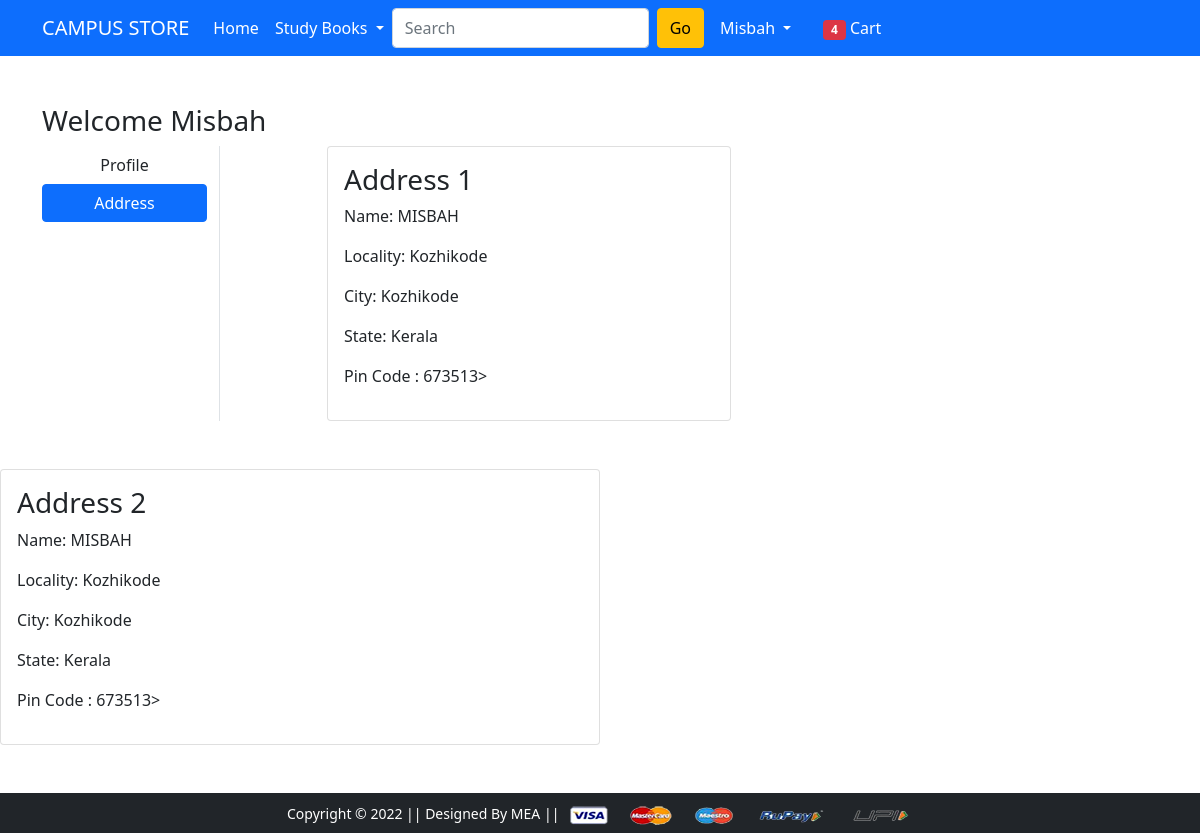
The app's page /address/ (signed in) with its own data.
### app/models.py (models this page shows, shortened)
class Customer(models.Model):
    user = models.ForeignKey(User,on_delete=models.CASCADE)
    name = models.CharField(max_length=200)
    locality = models.CharField(max_length=100)
    city = models.CharField(max_length=20)
    zipcode = models.IntegerField()
    state = models.CharField(choices=STATE_CHOICES,max_length=50)

### app/views.py (the view)
# urls.py: path('address/', views.address, name='address'),
def address(request):
    add = Customer.objects.filter(user=request.user)
    return render(request, 'app/address.html',{'add':add,'active':'btn-primary'})

### app/templates/app/address.html (shortened to what this page needs)
{% extends 'app/base.html' %}
{% load static %}
{% block main-content %}
<div class="container my-5">
 <div class="row">
  <h3>Welcome <span class="text-capitalize">{{request.user}} </span></h3>
  <div class="col-sm-2 border-end">
   <ul class="list-unstyled">
    <li class="d-grid"><a href="{% url 'profile' %}" class="btn">Profile</a></li>
    <li class="d-grid"><a href="{% url 'address' %}" class="btn {{active}}">Address</a></li>
   </ul>
  </div>
  <div class="col-sm-9 offset-sm-1">
   <div class="row">
    {% for ad in add %}
    <div class="col-sm-6">
     <div class="card">
      <div class="card-body">
       <h3>Address {{forloop.counter}}</h3>
       <p>Name: {{ad.name}}</p>
       <p>Locality: {{ad.locality}}</p>
       <p>City: {{ad.city}}</p>
       <p>State: {{ad.state}}</p>
       <p>Pin Code : {{ad.zipcode}}></p>
      </div>
     </div>
    </div>
   </div>
  </div>
 </div>
</div>
  {% endfor %}
{% endblock main-content %}

### app/templates/app/base.html (shortened to what this page needs)
<!doctype html>
{% load static %}
<html lang="en">
  <head>
    <link href="https://cdn.jsdelivr.net/npm/bootstrap@5.0.0-beta1/dist/css/bootstrap.min.css" rel="stylesheet">
    <link rel="stylesheet" href="{% static 'app/css/owl.carousel.min.css' %}">
    <link rel="stylesheet" href="{% static 'app/css/all.min.css' %}">
    <link rel="stylesheet" href="{% static 'app/css/style.css' %}">
  </head>
  <body>
    <nav class="navbar navbar-expand-lg navbar-dark bg-primary">
     <div class="container">
       <a class="navbar-brand" href="/">CAMPUS STORE</a>
       <div class="collapse navbar-collapse" id="navbarSupportedContent">
         <ul class="navbar-nav me-auto mb-2 mb-lg-0">
           <li class="nav-item">
             <a class="nav-link active" aria-current="page" href="/">Home</a>
           </li>
           <li class="nav-item dropdown">
             <a class="nav-link dropdown-toggle text-white" href="#" id="electronicsDropdown" role="button" data-bs-toggle="dropdown" aria-expanded="false">
                Study Books
             </a>
           </li>
         <form class="d-flex ">
           <input class="form-control me-2" type="search" placeholder="Search" aria-label="Search">
           <button class="btn btn-warning" type="submit">Go</button>
         </form>
         <div>
          <ul class="navbar-nav me-auto mb-2 mb-lg-0">
              {% if request.user.is_authenticated %}
           <li class="nav-item dropdown mx-2">
              <a class="nav-link dropdown-toggle text-white" href="#" id="profileDropdown" role="button" data-bs-toggle="dropdown" aria-expanded="false">
                  {{request.user.username|capfirst}}
              </a>
            </li>
            <li class="nav-item mx-2">
             <a href="{% url 'add-to-cart' %}" class="nav-link text-white"><span class="badge bg-danger">4</span> Cart </a>
            </li>
              {% endif %}
          </ul>
         </div>
         </ul> </div>
     </div>
    </nav>
    {% block main-content %} {% endblock main-content %}
    <footer class="container-fluid bg-dark text-center p-2 mt-5">
        <small class="text-white">Copyright &copy; 2022 || Designed By MEA || </small>
        <img src="{% static 'app/images/payment.png' %}" alt="" srcset="" class="img-fluid" height="2px">
    </footer>
  </body>
</html>

### records on screen
Customer: name "MISBAH", locality "Kozhikode", city "Kozhikode", state "Kerala", zipcode "673513"
Customer: name "MISBAH", locality "Kozhikode", city "Kozhikode", state "Kerala", zipcode "673513"

### other values on screen
{{ request.user.username|capfirst }} "Misbah"
{{ request.user }} "Misbah"
